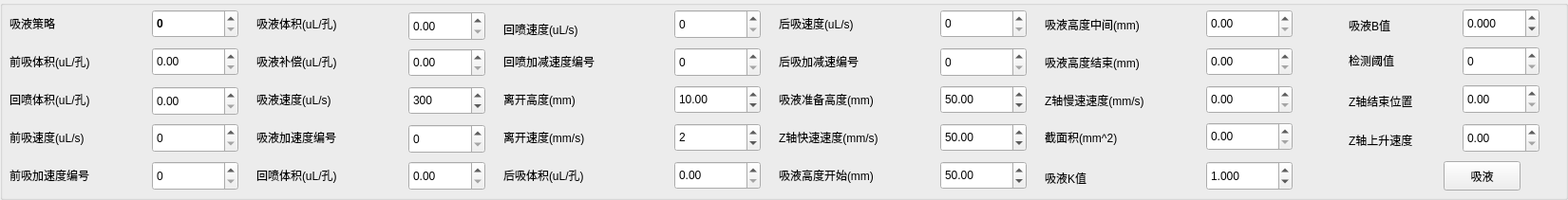
  <widget class="QGroupBox" name="groupBox_4">
   <property name="geometry">
    <rect>
     <x>10</x>
     <y>330</y>
     <width>1651</width>
     <height>211</height>
    </rect>
   </property>
   <property name="font">
    <font>
     <family>Microsoft YaHei UI</family>
     <pointsize>9</pointsize>
     <bold>false</bold>
    </font>
   </property>
   <property name="title">
    <string/>
   </property>
   <widget class="QSpinBox" name="Absorb_Strategy_SBox">
    <property name="geometry">
     <rect>
      <x>160</x>
      <y>10</y>
      <width>91</width>
      <height>30</height>
     </rect>
    </property>
    <property name="font">
     <font>
      <family>Microsoft JhengHei UI</family>
      <pointsize>9</pointsize>
      <bold>true</bold>
     </font>
    </property>
   </widget>
   <widget class="QLabel" name="label_71">
    <property name="geometry">
     <rect>
      <x>10</x>
      <y>10</y>
      <width>91</width>
      <height>30</height>
     </rect>
    </property>
    <property name="font">
     <font>
      <family>Microsoft YaHei UI</family>
      <pointsize>9</pointsize>
      <bold>false</bold>
     </font>
    </property>
    <property name="text">
     <string>吸液策略</string>
    </property>
   </widget>
   <widget class="QDoubleSpinBox" name="Absorb_Liquid_Z_Start_Position_SBox">
    <property name="geometry">
     <rect>
      <x>990</x>
      <y>170</y>
      <width>91</width>
      <height>30</height>
     </rect>
    </property>
    <property name="font">
     <font>
      <family>Microsoft YaHei UI</family>
      <pointsize>9</pointsize>
      <bold>false</bold>
     </font>
    </property>
    <property name="maximum">
     <double>10000.000000000000000</double>
    </property>
    <property name="value">
     <double>50.000000000000000</double>
    </property>
   </widget>
   <widget class="QLabel" name="label_18">
    <property name="geometry">
     <rect>
      <x>820</x>
      <y>170</y>
      <width>151</width>
      <height>30</height>
     </rect>
    </property>
    <property name="font">
     <font>
      <family>Microsoft YaHei UI</family>
      <pointsize>9</pointsize>
      <bold>false</bold>
     </font>
    </property>
    <property name="text">
     <string>吸液高度开始(mm)</string>
    </property>
   </widget>
   <widget class="QDoubleSpinBox" name="Absorb_Pre_Vol_SBox">
    <property name="geometry">
     <rect>
      <x>160</x>
      <y>50</y>
      <width>91</width>
      <height>30</height>
     </rect>
    </property>
    <property name="font">
     <font>
      <family>Microsoft YaHei UI</family>
      <pointsize>9</pointsize>
      <bold>false</bold>
     </font>
    </property>
    <property name="maximum">
     <double>9999.989999999999782</double>
    </property>
   </widget>
   <widget class="QLabel" name="label_5">
    <property name="geometry">
     <rect>
      <x>10</x>
      <y>50</y>
      <width>131</width>
      <height>30</height>
     </rect>
    </property>
    <property name="font">
     <font>
      <family>Microsoft YaHei UI</family>
      <pointsize>9</pointsize>
      <bold>false</bold>
     </font>
    </property>
    <property name="text">
     <string>前吸体积(uL/孔)</string>
    </property>
   </widget>
   <widget class="QDoubleSpinBox" name="Absorb_Liquid_Z_Middle_Position_SBox">
    <property name="geometry">
     <rect>
      <x>1270</x>
      <y>10</y>
      <width>91</width>
      <height>30</height>
     </rect>
    </property>
    <property name="font">
     <font>
      <family>Microsoft YaHei UI</family>
      <pointsize>9</pointsize>
      <bold>false</bold>
     </font>
    </property>
    <property name="maximum">
     <double>10000.000000000000000</double>
    </property>
    <property name="value">
     <double>0.000000000000000</double>
    </property>
   </widget>
   <widget class="QLabel" name="label_72">
    <property name="geometry">
     <rect>
      <x>1100</x>
      <y>11</y>
      <width>171</width>
      <height>30</height>
     </rect>
    </property>
    <property name="font">
     <font>
      <family>Microsoft YaHei UI</family>
      <pointsize>9</pointsize>
      <bold>false</bold>
     </font>
    </property>
    <property name="text">
     <string>吸液高度中间(mm)</string>
    </property>
   </widget>
   <widget class="QDoubleSpinBox" name="Absorb_Liquid_SectionalArea_SBox">
    <property name="geometry">
     <rect>
      <x>1270</x>
      <y>129</y>
      <width>91</width>
      <height>30</height>
     </rect>
    </property>
    <property name="font">
     <font>
      <family>Microsoft YaHei UI</family>
      <pointsize>9</pointsize>
      <bold>false</bold>
     </font>
    </property>
    <property name="maximum">
     <double>10000.000000000000000</double>
    </property>
    <property name="value">
     <double>0.000000000000000</double>
    </property>
   </widget>
   <widget class="QLabel" name="label_74">
    <property name="geometry">
     <rect>
      <x>1100</x>
      <y>130</y>
      <width>131</width>
      <height>30</height>
     </rect>
    </property>
    <property name="font">
     <font>
      <family>Microsoft YaHei UI</family>
      <pointsize>9</pointsize>
      <bold>false</bold>
     </font>
    </property>
    <property name="text">
     <string>截面积(mm^2)</string>
    </property>
   </widget>
   <widget class="QDoubleSpinBox" name="Absorb_Liquid_Z_End_Position_SBox">
    <property name="geometry">
     <rect>
      <x>1270</x>
      <y>50</y>
      <width>91</width>
      <height>30</height>
     </rect>
    </property>
    <property name="font">
     <font>
      <family>Microsoft YaHei UI</family>
      <pointsize>9</pointsize>
      <bold>false</bold>
     </font>
    </property>
    <property name="maximum">
     <double>10000.000000000000000</double>
    </property>
    <property name="value">
     <double>0.000000000000000</double>
    </property>
   </widget>
   <widget class="QLabel" name="label_73">
    <property name="geometry">
     <rect>
      <x>1100</x>
      <y>51</y>
      <width>171</width>
      <height>30</height>
     </rect>
    </property>
    <property name="font">
     <font>
      <family>Microsoft YaHei UI</family>
      <pointsize>9</pointsize>
      <bold>false</bold>
     </font>
    </property>
    <property name="text">
     <string>吸液高度结束(mm)</string>
    </property>
   </widget>
   <widget class="QDoubleSpinBox" name="Absorb_Vol_SBox">
    <property name="geometry">
     <rect>
      <x>430</x>
      <y>12</y>
      <width>81</width>
      <height>31</height>
     </rect>
    </property>
    <property name="font">
     <font>
      <family>Microsoft YaHei UI</family>
      <pointsize>9</pointsize>
      <bold>false</bold>
     </font>
    </property>
    <property name="maximum">
     <double>9999.989999999999782</double>
    </property>
   </widget>
   <widget class="QSpinBox" name="Absorb_Speed_SBox">
    <property name="geometry">
     <rect>
      <x>430</x>
      <y>91</y>
      <width>81</width>
      <height>30</height>
     </rect>
    </property>
    <property name="font">
     <font>
      <family>Microsoft YaHei UI</family>
      <pointsize>9</pointsize>
      <bold>false</bold>
     </font>
    </property>
    <property name="maximum">
     <number>10000</number>
    </property>
    <property name="value">
     <number>300</number>
    </property>
   </widget>
   <widget class="QLabel" name="label_12">
    <property name="geometry">
     <rect>
      <x>270</x>
      <y>90</y>
      <width>131</width>
      <height>30</height>
     </rect>
    </property>
    <property name="font">
     <font>
      <family>Microsoft YaHei UI</family>
      <pointsize>9</pointsize>
      <bold>false</bold>
     </font>
    </property>
    <property name="text">
     <string>吸液速度(uL/s)</string>
    </property>
   </widget>
   <widget class="QLabel" name="label_6">
    <property name="geometry">
     <rect>
      <x>270</x>
      <y>10</y>
      <width>131</width>
      <height>30</height>
     </rect>
    </property>
    <property name="font">
     <font>
      <family>Microsoft YaHei UI</family>
      <pointsize>9</pointsize>
      <bold>false</bold>
     </font>
    </property>
    <property name="text">
     <string>吸液体积(uL/孔)</string>
    </property>
   </widget>
   <widget class="QLabel" name="label_11">
    <property name="geometry">
     <rect>
      <x>270</x>
      <y>170</y>
      <width>131</width>
      <height>30</height>
     </rect>
    </property>
    <property name="font">
     <font>
      <family>Microsoft YaHei UI</family>
      <pointsize>9</pointsize>
      <bold>false</bold>
     </font>
    </property>
    <property name="text">
     <string>回喷体积(uL/孔)</string>
    </property>
   </widget>
   <widget class="QDoubleSpinBox" name="Absorb_Squirt_trim_Vol_SBox">
    <property name="geometry">
     <rect>
      <x>430</x>
      <y>170</y>
      <width>81</width>
      <height>31</height>
     </rect>
    </property>
    <property name="font">
     <font>
      <family>Microsoft YaHei UI</family>
      <pointsize>9</pointsize>
      <bold>false</bold>
     </font>
    </property>
    <property name="maximum">
     <double>9999.989999999999782</double>
    </property>
   </widget>
   <widget class="QLabel" name="label_15">
    <property name="geometry">
     <rect>
      <x>270</x>
      <y>50</y>
      <width>131</width>
      <height>30</height>
     </rect>
    </property>
    <property name="font">
     <font>
      <family>Microsoft YaHei UI</family>
      <pointsize>9</pointsize>
      <bold>false</bold>
     </font>
    </property>
    <property name="text">
     <string>吸液补偿(uL/孔)</string>
    </property>
   </widget>
   <widget class="QDoubleSpinBox" name="Absorb_Compensated_Vol_SBox">
    <property name="geometry">
     <rect>
      <x>430</x>
      <y>51</y>
      <width>81</width>
      <height>30</height>
     </rect>
    </property>
    <property name="font">
     <font>
      <family>Microsoft YaHei UI</family>
      <pointsize>9</pointsize>
      <bold>false</bold>
     </font>
    </property>
    <property name="maximum">
     <double>9999.989999999999782</double>
    </property>
   </widget>
   <widget class="QDoubleSpinBox" name="Absorb_Leave_Liquid_Z_Position_SBox">
    <property name="geometry">
     <rect>
      <x>710</x>
      <y>90</y>
      <width>91</width>
      <height>30</height>
     </rect>
    </property>
    <property name="font">
     <font>
      <family>Microsoft YaHei UI</family>
      <pointsize>9</pointsize>
      <bold>false</bold>
     </font>
    </property>
    <property name="decimals">
     <number>2</number>
    </property>
    <property name="maximum">
     <double>10000.000000000000000</double>
    </property>
    <property name="value">
     <double>10.000000000000000</double>
    </property>
   </widget>
   <widget class="QSpinBox" name="Absorb_Leave_Liquid_Z_Speed_SBox">
    <property name="geometry">
     <rect>
      <x>710</x>
      <y>130</y>
      <width>91</width>
      <height>30</height>
     </rect>
    </property>
    <property name="font">
     <font>
      <family>Microsoft YaHei UI</family>
      <pointsize>9</pointsize>
      <bold>false</bold>
     </font>
    </property>
    <property name="maximum">
     <number>10000</number>
    </property>
    <property name="value">
     <number>2</number>
    </property>
   </widget>
   <widget class="QSpinBox" name="Absorb_Post_Speed_SBox">
    <property name="geometry">
     <rect>
      <x>990</x>
      <y>10</y>
      <width>91</width>
      <height>30</height>
     </rect>
    </property>
    <property name="font">
     <font>
      <family>Microsoft YaHei UI</family>
      <pointsize>9</pointsize>
      <bold>false</bold>
     </font>
    </property>
    <property name="maximum">
     <number>10000</number>
    </property>
    <property name="value">
     <number>0</number>
    </property>
   </widget>
   <widget class="QLabel" name="label_16">
    <property name="geometry">
     <rect>
      <x>530</x>
      <y>130</y>
      <width>150</width>
      <height>30</height>
     </rect>
    </property>
    <property name="font">
     <font>
      <family>Microsoft YaHei UI</family>
      <pointsize>9</pointsize>
      <bold>false</bold>
     </font>
    </property>
    <property name="text">
     <string>离开速度(mm/s)</string>
    </property>
   </widget>
   <widget class="QDoubleSpinBox" name="Absorb_Post_Vol_SBox">
    <property name="geometry">
     <rect>
      <x>710</x>
      <y>170</y>
      <width>91</width>
      <height>30</height>
     </rect>
    </property>
    <property name="font">
     <font>
      <family>Microsoft YaHei UI</family>
      <pointsize>9</pointsize>
      <bold>false</bold>
     </font>
    </property>
    <property name="maximum">
     <double>9999.989999999999782</double>
    </property>
   </widget>
   <widget class="QLabel" name="label_19">
    <property name="geometry">
     <rect>
      <x>530</x>
      <y>170</y>
      <width>150</width>
      <height>30</height>
     </rect>
    </property>
    <property name="font">
     <font>
      <family>Microsoft YaHei UI</family>
      <pointsize>9</pointsize>
      <bold>false</bold>
     </font>
    </property>
    <property name="text">
     <string>后吸体积(uL/孔)</string>
    </property>
   </widget>
   <widget class="QLabel" name="label_20">
    <property name="geometry">
     <rect>
      <x>530</x>
      <y>90</y>
      <width>150</width>
      <height>30</height>
     </rect>
    </property>
    <property name="font">
     <font>
      <family>Microsoft YaHei UI</family>
      <pointsize>9</pointsize>
      <bold>false</bold>
     </font>
    </property>
    <property name="text">
     <string>离开高度(mm)</string>
    </property>
   </widget>
   <widget class="QLabel" name="label_21">
    <property name="geometry">
     <rect>
      <x>820</x>
      <y>10</y>
      <width>150</width>
      <height>30</height>
     </rect>
    </property>
    <property name="font">
     <font>
      <family>Microsoft YaHei UI</family>
      <pointsize>9</pointsize>
      <bold>false</bold>
     </font>
    </property>
    <property name="text">
     <string>后吸速度(uL/s)</string>
    </property>
   </widget>
   <widget class="QDoubleSpinBox" name="aspirate_k">
    <property name="geometry">
     <rect>
      <x>1270</x>
      <y>170</y>
      <width>91</width>
      <height>31</height>
     </rect>
    </property>
    <property name="decimals">
     <number>3</number>
    </property>
    <property name="minimum">
     <double>-1000.000000000000000</double>
    </property>
    <property name="maximum">
     <double>10000.000000000000000</double>
    </property>
    <property name="value">
     <double>1.000000000000000</double>
    </property>
   </widget>
   <widget class="QLabel" name="label_82">
    <property name="geometry">
     <rect>
      <x>1100</x>
      <y>180</y>
      <width>72</width>
      <height>15</height>
     </rect>
    </property>
    <property name="text">
     <string>吸液K值</string>
    </property>
   </widget>
   <widget class="QLabel" name="label_83">
    <property name="geometry">
     <rect>
      <x>1420</x>
      <y>19</y>
      <width>72</width>
      <height>15</height>
     </rect>
    </property>
    <property name="text">
     <string>吸液B值</string>
    </property>
   </widget>
   <widget class="QDoubleSpinBox" name="aspirate_b">
    <property name="geometry">
     <rect>
      <x>1540</x>
      <y>9</y>
      <width>81</width>
      <height>31</height>
     </rect>
    </property>
    <property name="decimals">
     <number>3</number>
    </property>
    <property name="minimum">
     <double>-1000.000000000000000</double>
    </property>
    <property name="maximum">
     <double>10000.000000000000000</double>
    </property>
   </widget>
   <widget class="QLabel" name="label_89">
    <property name="geometry">
     <rect>
      <x>530</x>
      <y>20</y>
      <width>131</width>
      <height>21</height>
     </rect>
    </property>
    <property name="font">
     <font>
      <family>Microsoft YaHei UI</family>
      <pointsize>9</pointsize>
      <bold>false</bold>
     </font>
    </property>
    <property name="text">
     <string>回喷速度(uL/s)</string>
    </property>
   </widget>
   <widget class="QSpinBox" name="Absorb_Squirt_trim_Speed_SBox">
    <property name="geometry">
     <rect>
      <x>710</x>
      <y>10</y>
      <width>91</width>
      <height>31</height>
     </rect>
    </property>
    <property name="font">
     <font>
      <family>Microsoft YaHei UI</family>
      <pointsize>9</pointsize>
      <bold>false</bold>
     </font>
    </property>
    <property name="maximum">
     <number>10000</number>
    </property>
   </widget>
   <widget class="QLabel" name="label_100">
    <property name="geometry">
     <rect>
      <x>1420</x>
      <y>53</y>
      <width>81</width>
      <height>21</height>
     </rect>
    </property>
    <property name="text">
     <string>检测阈值</string>
    </property>
   </widget>
   <widget class="QSpinBox" name="Aspirate_check_threshold">
    <property name="geometry">
     <rect>
      <x>1540</x>
      <y>49</y>
      <width>81</width>
      <height>31</height>
     </rect>
    </property>
    <property name="maximum">
     <number>999999</number>
    </property>
   </widget>
   <widget class="QLabel" name="label_110">
    <property name="geometry">
     <rect>
      <x>1420</x>
      <y>99</y>
      <width>111</width>
      <height>16</height>
     </rect>
    </property>
    <property name="text">
     <string>Z轴结束位置</string>
    </property>
   </widget>
   <widget class="QDoubleSpinBox" name="Aspirate_ZFinish_Position_DSBox">
    <property name="geometry">
     <rect>
      <x>1540</x>
      <y>89</y>
      <width>81</width>
      <height>31</height>
     </rect>
    </property>
    <property name="minimum">
     <double>0.000000000000000</double>
    </property>
    <property name="maximum">
     <double>999.990000000000009</double>
    </property>
   </widget>
   <widget class="QLabel" name="label_46">
    <property name="geometry">
     <rect>
      <x>10</x>
      <y>90</y>
      <width>131</width>
      <height>30</height>
     </rect>
    </property>
    <property name="font">
     <font>
      <family>Microsoft YaHei UI</family>
      <pointsize>9</pointsize>
      <bold>false</bold>
     </font>
    </property>
    <property name="text">
     <string>回喷体积(uL/孔)</string>
    </property>
   </widget>
   <widget class="QDoubleSpinBox" name="Absorb_Pre_Squirt_Vol_SBox">
    <property name="geometry">
     <rect>
      <x>160</x>
      <y>91</y>
      <width>91</width>
      <height>31</height>
     </rect>
    </property>
    <property name="font">
     <font>
      <family>Microsoft YaHei UI</family>
      <pointsize>9</pointsize>
      <bold>false</bold>
     </font>
    </property>
    <property name="maximum">
     <double>9999.989999999999782</double>
    </property>
   </widget>
   <widget class="QLabel" name="label_47">
    <property name="geometry">
     <rect>
      <x>10</x>
      <y>130</y>
      <width>141</width>
      <height>30</height>
     </rect>
    </property>
    <property name="font">
     <font>
      <family>Microsoft YaHei UI</family>
      <pointsize>9</pointsize>
      <bold>false</bold>
     </font>
    </property>
    <property name="text">
     <string>前吸速度(uL/s)</string>
    </property>
   </widget>
   <widget class="QSpinBox" name="Pre_Aspirate_Speed_SBox">
    <property name="geometry">
     <rect>
      <x>160</x>
      <y>130</y>
      <width>91</width>
      <height>31</height>
     </rect>
    </property>
    <property name="font">
     <font>
      <family>Microsoft YaHei UI</family>
      <pointsize>9</pointsize>
      <bold>false</bold>
     </font>
    </property>
    <property name="maximum">
     <number>1000</number>
    </property>
   </widget>
   <widget class="QLabel" name="label_48">
    <property name="geometry">
     <rect>
      <x>10</x>
      <y>170</y>
      <width>141</width>
      <height>30</height>
     </rect>
    </property>
    <property name="font">
     <font>
      <family>Microsoft YaHei UI</family>
      <pointsize>9</pointsize>
      <bold>false</bold>
     </font>
    </property>
    <property name="text">
     <string>前吸加速度编号</string>
    </property>
   </widget>
   <widget class="QSpinBox" name="Pre_Aspirate_Acc_SBox">
    <property name="geometry">
     <rect>
      <x>160</x>
      <y>170</y>
      <width>91</width>
      <height>31</height>
     </rect>
    </property>
    <property name="font">
     <font>
      <family>Microsoft YaHei UI</family>
      <pointsize>9</pointsize>
      <bold>false</bold>
     </font>
    </property>
   </widget>
   <widget class="QSpinBox" name="Absorb_Acc_SBox">
    <property name="geometry">
     <rect>
      <x>430</x>
      <y>131</y>
      <width>81</width>
      <height>31</height>
     </rect>
    </property>
    <property name="font">
     <font>
      <family>Microsoft YaHei UI</family>
      <pointsize>9</pointsize>
      <bold>false</bold>
     </font>
    </property>
   </widget>
   <widget class="QLabel" name="label_49">
    <property name="geometry">
     <rect>
      <x>270</x>
      <y>130</y>
      <width>131</width>
      <height>30</height>
     </rect>
    </property>
    <property name="font">
     <font>
      <family>Microsoft YaHei UI</family>
      <pointsize>9</pointsize>
      <bold>false</bold>
     </font>
    </property>
    <property name="text">
     <string>吸液加速度编号</string>
    </property>
   </widget>
   <widget class="QLabel" name="label_50">
    <property name="geometry">
     <rect>
      <x>530</x>
      <y>50</y>
      <width>150</width>
      <height>30</height>
     </rect>
    </property>
    <property name="font">
     <font>
      <family>Microsoft YaHei UI</family>
      <pointsize>9</pointsize>
      <bold>false</bold>
     </font>
    </property>
    <property name="text">
     <string>回喷加减速度编号</string>
    </property>
   </widget>
   <widget class="QSpinBox" name="Absorb_Squirt_trim_Acc_SBox">
    <property name="geometry">
     <rect>
      <x>710</x>
      <y>50</y>
      <width>91</width>
      <height>31</height>
     </rect>
    </property>
    <property name="font">
     <font>
      <family>Microsoft YaHei UI</family>
      <pointsize>9</pointsize>
      <bold>false</bold>
     </font>
    </property>
   </widget>
   <widget class="QLabel" name="label_51">
    <property name="geometry">
     <rect>
      <x>820</x>
      <y>50</y>
      <width>150</width>
      <height>30</height>
     </rect>
    </property>
    <property name="font">
     <font>
      <family>Microsoft YaHei UI</family>
      <pointsize>9</pointsize>
      <bold>false</bold>
     </font>
    </property>
    <property name="text">
     <string>后吸加减速编号</string>
    </property>
   </widget>
   <widget class="QSpinBox" name="Absorb_Post_Acc_SBox">
    <property name="geometry">
     <rect>
      <x>990</x>
      <y>50</y>
      <width>91</width>
      <height>31</height>
     </rect>
    </property>
    <property name="font">
     <font>
      <family>Microsoft YaHei UI</family>
      <pointsize>9</pointsize>
      <bold>false</bold>
     </font>
    </property>
   </widget>
   <widget class="QLabel" name="label_52">
    <property name="geometry">
     <rect>
      <x>820</x>
      <y>90</y>
      <width>151</width>
      <height>30</height>
     </rect>
    </property>
    <property name="font">
     <font>
      <family>Microsoft YaHei UI</family>
      <pointsize>9</pointsize>
      <bold>false</bold>
     </font>
    </property>
    <property name="text">
     <string>吸液准备高度(mm)</string>
    </property>
   </widget>
   <widget class="QDoubleSpinBox" name="Absorb_Liquid_Z_Prepare_Position_SBox">
    <property name="geometry">
     <rect>
      <x>990</x>
      <y>90</y>
      <width>91</width>
      <height>30</height>
     </rect>
    </property>
    <property name="font">
     <font>
      <family>Microsoft YaHei UI</family>
      <pointsize>9</pointsize>
      <bold>false</bold>
     </font>
    </property>
    <property name="maximum">
     <double>10000.000000000000000</double>
    </property>
    <property name="value">
     <double>50.000000000000000</double>
    </property>
   </widget>
   <widget class="QLabel" name="label_53">
    <property name="geometry">
     <rect>
      <x>820</x>
      <y>130</y>
      <width>151</width>
      <height>30</height>
     </rect>
    </property>
    <property name="font">
     <font>
      <family>Microsoft YaHei UI</family>
      <pointsize>9</pointsize>
      <bold>false</bold>
     </font>
    </property>
    <property name="text">
     <string>Z轴快速速度(mm/s)</string>
    </property>
   </widget>
   <widget class="QDoubleSpinBox" name="Absorb_Liquid_Z_Fast_Speed_SBox">
    <property name="geometry">
     <rect>
      <x>990</x>
      <y>130</y>
      <width>91</width>
      <height>30</height>
     </rect>
    </property>
    <property name="font">
     <font>
      <family>Microsoft YaHei UI</family>
      <pointsize>9</pointsize>
      <bold>false</bold>
     </font>
    </property>
    <property name="maximum">
     <double>10000.000000000000000</double>
    </property>
    <property name="value">
     <double>50.000000000000000</double>
    </property>
   </widget>
   <widget class="QLabel" name="label_75">
    <property name="geometry">
     <rect>
      <x>1100</x>
      <y>91</y>
      <width>171</width>
      <height>30</height>
     </rect>
    </property>
    <property name="font">
     <font>
      <family>Microsoft YaHei UI</family>
      <pointsize>9</pointsize>
      <bold>false</bold>
     </font>
    </property>
    <property name="text">
     <string>Z轴慢速速度(mm/s)</string>
    </property>
   </widget>
   <widget class="QDoubleSpinBox" name="Absorb_Liquid_Slow_Speed_SBox">
    <property name="geometry">
     <rect>
      <x>1270</x>
      <y>90</y>
      <width>91</width>
      <height>30</height>
     </rect>
    </property>
    <property name="font">
     <font>
      <family>Microsoft YaHei UI</family>
      <pointsize>9</pointsize>
      <bold>false</bold>
     </font>
    </property>
    <property name="maximum">
     <double>10000.000000000000000</double>
    </property>
    <property name="value">
     <double>0.000000000000000</double>
    </property>
   </widget>
   <widget class="QDoubleSpinBox" name="Aspirate_ZFinish_Speed_DSBox">
    <property name="geometry">
     <rect>
      <x>1540</x>
      <y>130</y>
      <width>81</width>
      <height>31</height>
     </rect>
    </property>
    <property name="minimum">
     <double>0.000000000000000</double>
    </property>
    <property name="maximum">
     <double>999.990000000000009</double>
    </property>
   </widget>
   <widget class="QLabel" name="label_111">
    <property name="geometry">
     <rect>
      <x>1420</x>
      <y>140</y>
      <width>111</width>
      <height>16</height>
     </rect>
    </property>
    <property name="text">
     <string>Z轴上升速度</string>
    </property>
   </widget>
   <widget class="QPushButton" name="pushButton_13">
    <property name="geometry">
     <rect>
      <x>1520</x>
      <y>170</y>
      <width>81</width>
      <height>31</height>
     </rect>
    </property>
    <property name="text">
     <string>吸液</string>
    </property>
   </widget>
  </widget>
